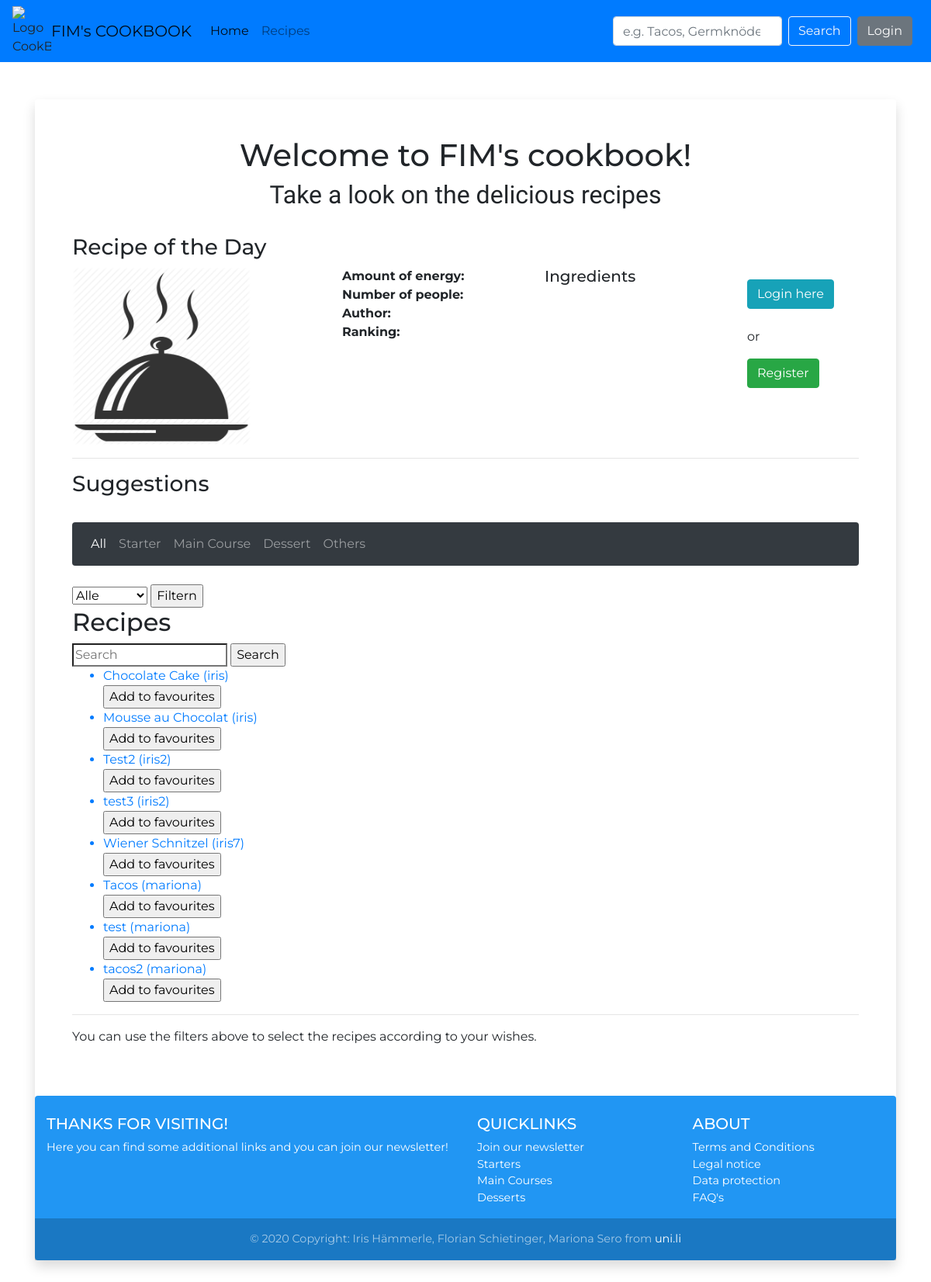
/recipe/, run on an earlier commit of the app's database.
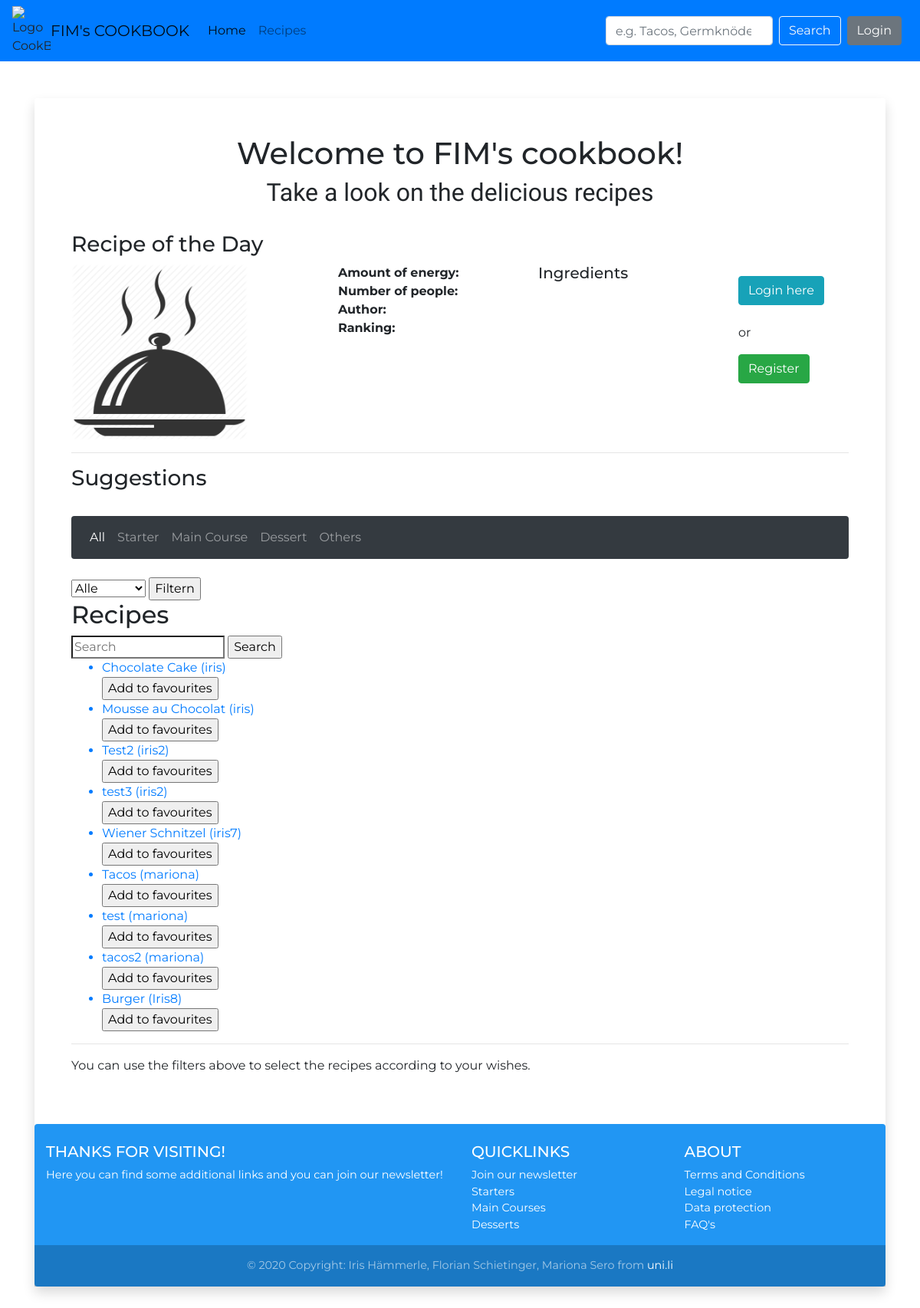
And on a later commit of the database.
### myRecipeApp/models.py (models this page shows, shortened)
class Category(models.Model):
    CategoryId = models.BigAutoField(primary_key=True,
                                     verbose_name="Unique CategoryId"
                                     )
    Name = models.CharField(verbose_name="Name",
                            max_length=200
                            )

class Recipe(models.Model):
    RecipeId = models.BigAutoField(primary_key=True,
                                   verbose_name="Unique RecipeId"
                                   )
    RecipeName = models.CharField(verbose_name="Recipe Name",
                                  max_length=300
                                  )
    Picture = models.ImageField(verbose_name="Recipe Picture",
                                blank=True,
                                upload_to="upload/"
                                )
    UserId = models.ForeignKey(settings.AUTH_USER_MODEL,
                               verbose_name="Author",
                               on_delete=models.PROTECT
                               )
    Energy = models.PositiveIntegerField(verbose_name="Calories",
                                         blank=True)
    UnitId = models.ForeignKey(Unit,
                               verbose_name="Unit of Energy",
                               on_delete=models.PROTECT
                               )
    NumberPeople = models.PositiveSmallIntegerField(verbose_name="Number of People",
                                                    blank=True)

### myRecipeApp/views.py (the view)
# urls.py: path('recipe/', list_recipe),
def list_recipe(httprequest):
    recipes = Recipe.objects.all
    categories = Category.objects.all
    if "query" in httprequest.GET and \
            "filter" in httprequest.GET:
        recipes = Recipe.objects.filter(Q(RecipeName__icontains=httprequest.GET["query"]) |
                                        Q(Energy__icontains=httprequest.GET["query"]) |
                                        Q(NumberPeople__icontains=httprequest.GET["query"])
                                        )
        recipes = Recipe.objects.filter(favourite__UserId=httprequest.user.id)
    elif "query" in httprequest.GET:
        recipes = Recipe.objects.filter(Q(RecipeName__icontains=httprequest.GET["query"]) |
                                        Q(Energy__icontains=httprequest.GET["query"]) |
                                        Q(NumberPeople__icontains=httprequest.GET["query"]))
    elif "filter" in httprequest.GET:
        if httprequest.GET["filter"] == "favourites":
            recipes = Recipe.objects.filter(favourite__UserId=httprequest.user.id)
            print(recipes)
    if "category" in httprequest.GET:
        recipes = Recipe.objects.filter(Q(recipecategory__CategoryId=httprequest.GET["category"]))
    context = {"recipe": recipes, "categories": categories, "User": httprequest.user}
    return render(httprequest, "dev_recipe_list.html", context)

### templates/dev_recipe_list.html (shortened to what this page needs)
{% extends 'home.html' %}
{% block recipeContent %}
    <form method="GET">
        <select name="filter">
            <option value="all">Alle</option>
        </select>
        <input type="submit" value="Filtern">
    </form>
    <h2>Recipes</h2>
    <form method="GET">
        <input type="search" name="query" placeholder="Search">
        <input type="submit" value="Search">
    </form>
    <ul>
        {% for recipe in recipe %}
            <a href="/recipe/{{ recipe.RecipeId }}">
                <li>{{ recipe.RecipeName }} ({{ recipe.UserId.username }})</li>
                <form method="POST" action="/add_recipe_to_favourites/">
                    <input type="submit" value="Add to favourites">
                </form>
            </a>
        {% endfor %}
    </ul>
{% endblock %}

### myStartpageApp/templates/side_nav_bar.html (shortened to what this page needs)
<nav class="navbar navbar-expand-lg navbar-dark bg-dark rounded">
    <div class="collapse navbar-collapse" id="navbarSupportedContent">
        <ul class="navbar-nav mr-auto">
            <li class="nav-item active">
                <a class="nav-link" href="/home">All <span class="sr-only">(current)</span></a>
            </li>
            {% for category in categories %}
                <li class="nav-item">
                    <a class="nav-link" href="?category={{ category.CategoryId }}">{{ category.Name }}</a>
                </li>
            {% endfor %}
            <li class="nav-item">
                <a class="nav-link" href="/recipe">Others</a>
            </li>
        </ul>
    </div>
</nav>

What changed in the data, as far as the page shows it:
added Recipe: RecipeName "Burger", UserId.username "Iris8"
